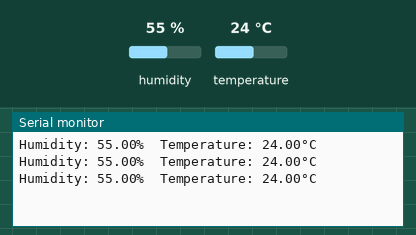
Bench run of a sketch on a simulated Arduino Uno, built with avr-gcc and run on an emulated ATmega328P. Parts: the last lines printed to the serial monitor. Inputs (shaded band) come from the test bench; at power-on: humidity 55 %, temperature 24 °C.

Above: at 2.8 s.
2.9 s: humidity set to 22 %
At 5.4 s:
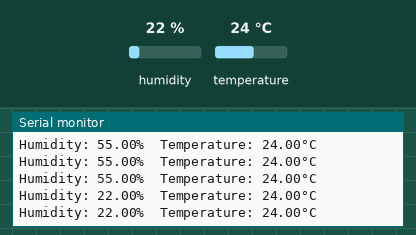
5.6 s: temperature set to 12 °C
At 7.8 s:
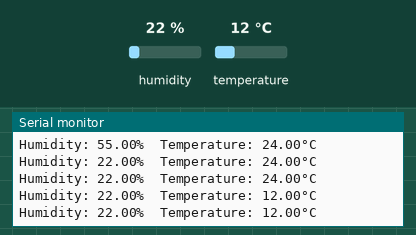
8.3 s: humidity set to 40 %
At 10.0 s:
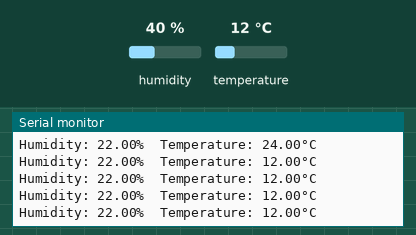
Timing chart, 0 to 11.5 s (numbered marks = the images above; inputs shaded):
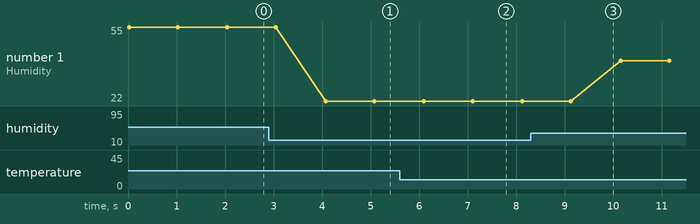

Measured:
- after the input at 2.9 s, the serial monitor: prints a new line after 1.2 s (image 1)
- after the input at 5.6 s, the serial monitor: prints a new line after 0.50 s (image 2)
- plotted number 1: 55 → 22 after the input at 2.9 s, 22 → 40 after the input at 8.3 s

The sketch:

temperature.ino
```cpp
// Week10 - 온습도 측정(DHT-11)
#include <DHT.h>

#define DHTPIN 2         // 핀 번호
#define DHTTYPE DHT11    // DHT 센서 타입 설정 (DHT11)

DHT dht(DHTPIN, DHTTYPE);

void setup() {
    Serial.begin(9600);
    dht.begin();
}

void loop() {
    float h = dht.readHumidity();      // 습도 읽기
    float t = dht.readTemperature();   // 온도 읽기

    Serial.print("Humidity: ");
    Serial.print(h);
    Serial.print("%\tTemperature: ");
    Serial.print(t);
    Serial.println("°C");

    delay(1000);
}
```
